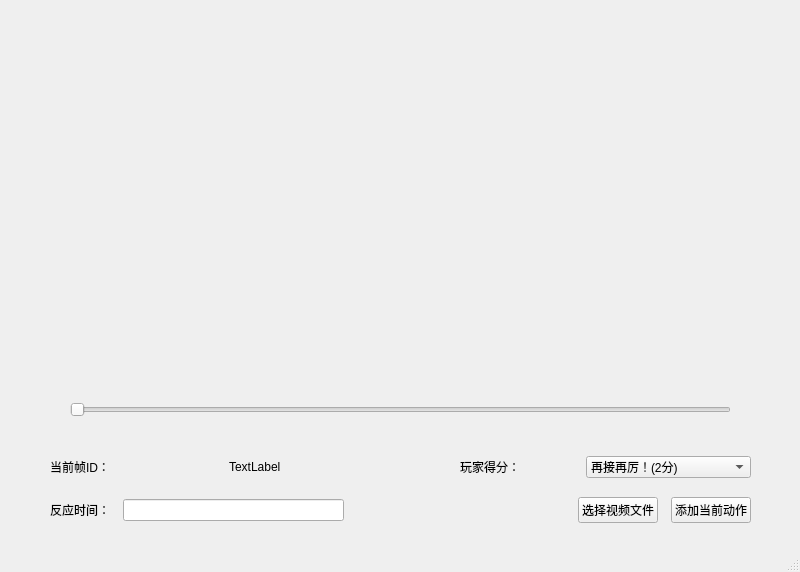
<?xml version="1.0" encoding="UTF-8"?>
<ui version="4.0">
 <class>MainWindow</class>
 <widget class="QMainWindow" name="MainWindow">
  <property name="geometry">
   <rect>
    <x>0</x>
    <y>0</y>
    <width>800</width>
    <height>572</height>
   </rect>
  </property>
  <property name="windowTitle">
   <string>关卡制作</string>
  </property>
  <widget class="QWidget" name="centralwidget">
   <widget class="QSlider" name="horizontalSlider">
    <property name="geometry">
     <rect>
      <x>70</x>
      <y>400</y>
      <width>661</width>
      <height>20</height>
     </rect>
    </property>
    <property name="orientation">
     <enum>Qt::Horizontal</enum>
    </property>
   </widget>
   <widget class="QWidget" name="layoutWidget">
    <property name="geometry">
     <rect>
      <x>50</x>
      <y>450</y>
      <width>701</width>
      <height>81</height>
     </rect>
    </property>
    <layout class="QVBoxLayout" name="verticalLayout">
     <property name="spacing">
      <number>13</number>
     </property>
     <item>
      <layout class="QHBoxLayout" name="horizontalLayout">
       <item>
        <widget class="QLabel" name="lb_frameID">
         <property name="text">
          <string>当前帧ID：</string>
         </property>
        </widget>
       </item>
       <item>
        <widget class="QLabel" name="frameID">
         <property name="text">
          <string>TextLabel</string>
         </property>
        </widget>
       </item>
       <item alignment="Qt::AlignHCenter">
        <widget class="QLabel" name="lb_Score">
         <property name="text">
          <string>玩家得分：</string>
         </property>
        </widget>
       </item>
       <item>
        <widget class="QComboBox" name="Score">
         <item>
          <property name="text">
           <string>再接再厉！(2分)</string>
          </property>
         </item>
         <item>
          <property name="text">
           <string>有点优秀！(4分)</string>
          </property>
         </item>
         <item>
          <property name="text">
           <string>做的不错！(6分)</string>
          </property>
         </item>
         <item>
          <property name="text">
           <string>锋芒毕露！(8分)</string>
          </property>
         </item>
         <item>
          <property name="text">
           <string>非常Nice！(10分)</string>
          </property>
         </item>
        </widget>
       </item>
      </layout>
     </item>
     <item>
      <layout class="QHBoxLayout" name="horizontalLayout_2">
       <item>
        <widget class="QLabel" name="lb_reacTime">
         <property name="text">
          <string>反应时间：</string>
         </property>
        </widget>
       </item>
       <item>
        <widget class="QLineEdit" name="reacTime"/>
       </item>
       <item>
        <spacer name="horizontalSpacer">
         <property name="orientation">
          <enum>Qt::Horizontal</enum>
         </property>
         <property name="sizeHint" stdset="0">
          <size>
           <width>40</width>
           <height>20</height>
          </size>
         </property>
        </spacer>
       </item>
       <item>
        <widget class="QPushButton" name="chooseVideo">
         <property name="text">
          <string>选择视频文件</string>
         </property>
        </widget>
       </item>
       <item>
        <widget class="QPushButton" name="addAction">
         <property name="maximumSize">
          <size>
           <width>16777215</width>
           <height>16777215</height>
          </size>
         </property>
         <property name="text">
          <string>添加当前动作</string>
         </property>
        </widget>
       </item>
      </layout>
     </item>
    </layout>
   </widget>
   <widget class="QLabel" name="label">
    <property name="geometry">
     <rect>
      <x>60</x>
      <y>40</y>
      <width>681</width>
      <height>331</height>
     </rect>
    </property>
    <property name="text">
     <string/>
    </property>
   </widget>
  </widget>
  <widget class="QStatusBar" name="statusbar"/>
 </widget>
 <resources/>
 <connections/>
</ui>
